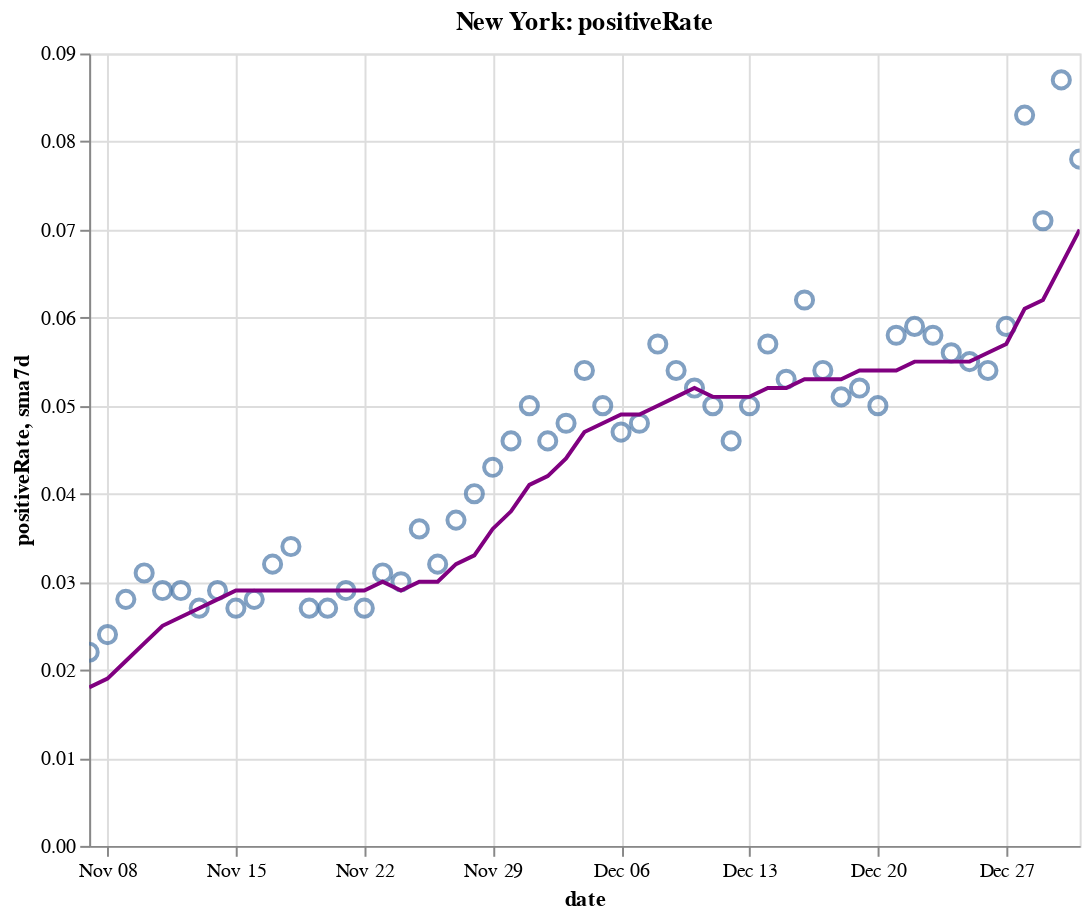

Write notebook code for a chart like this one.
### Code cell
create_plot(ny, 'positiveRate')

### Figure 1 — Vega-Lite specification as saved in the notebook (floating-point values rounded to 4 significant figures)
{"config": {"view": {"continuousWidth": 400, "continuousHeight": 300}}, "layer": [{"layer": [{"mark": {"type": "point", "size": 75}, "encoding": {"tooltip": [{"type": "temporal", "field": "date"}, {"type": "quantitative", "field": "positiveRate"}, {"type": "quantitative", "field": "sma7d"}], "x": {"type": "temporal", "field": "date"}, "y": {"type": "quantitative", "field": "positiveRate"}}, "selection": {"selector010": {"type": "interval", "bind": "scales", "encodings": ["x", "y"]}}}, {"mark": {"type": "line", "color": "purple"}, "encoding": {"x": {"type": "temporal", "field": "date"}, "y": {"type": "quantitative", "field": "sma7d"}}}]}, {"mark": {"type": "rule", "color": "#aaa"}, "encoding": {"x": {"type": "temporal", "field": "date"}}, "transform": [{"filter": {"selection": "selector009"}}]}, {"mark": "circle", "encoding": {"opacity": {"condition": {"value": 1, "selection": "selector009"}, "value": 0}, "tooltip": [{"type": "temporal", "field": "date"}, {"type": "quantitative", "field": "positiveRate"}, {"type": "quantitative", "field": "sma7d"}], "x": {"type": "temporal", "field": "date"}, "y": {"type": "quantitative", "field": "positiveRate"}}, "selection": {"selector009": {"type": "single", "encodings": ["x"], "on": "mouseover", "nearest": true, "empty": "none"}}}, {"mark": {"type": "text", "align": "left", "dx": 5, "dy": -5, "stroke": "white", "strokeWidth": 2}, "encoding": {"text": {"type": "quantitative", "field": "positiveRate"}, "tooltip": [{"type": "temporal", "field": "date"}, {"type": "quantitative", "field": "positiveRate"}, {"type": "quantitative", "field": "sma7d"}], "x": {"type": "temporal", "field": "date"}, "y": {"type": "quantitative", "field": "positiveRate"}}, "transform": [{"filter": {"selection": "selector009"}}]}, {"mark": {"type": "text", "align": "left", "dx": 5, "dy": -5}, "encoding": {"text": {"type": "quantitative", "field": "positiveRate"}, "tooltip": [{"type": "temporal", "field": "date"}, {"type": "quantitative", "field": "positiveRate"}, {"type": "quantitative", "field": "sma7d"}], "x": {"type": "temporal", "field": "date"}, "y": {"type": "quantitative", "field": "positiveRate"}}, "transform": [{"filter": {"selection": "selector009"}}]}], "data": {"name": "data-d478e00377c4d6a127797e117edb2d0e"}, "height": 400, "title": "New York: positiveRate", "width": 500, "$schema": "https://vega.github.io/schema/vega-lite/v4.8.1.json", "datasets": {"data-d478e00377c4d6a127797e117edb2d0e": [{"date": "2020-11-07T00:00:00", "totalTestResultsIncrease": 163300.0, "positiveIncrease": 3587.0, "death": 25930.0, "deathIncrease": 18.0, "positiveRate": 0.022, "state": "New York", "sma7d": 0.018}, {"date": "2020-11-08T00:00:00", "totalTestResultsIncrease": 145600.0, "positiveIncrease": 3428.0, "death": 25950.0, "deathIncrease": 19.0, "positiveRate": 0.024, "state": "New York", "sma7d": 0.019}, {"date": "2020-11-09T00:00:00", "totalTestResultsIncrease": 111400.0, "positiveIncrease": 3144.0, "death": 25970.0, "deathIncrease": 26.0, "positiveRate": 0.028, "state": "New York", "sma7d": 0.021}, {"date": "2020-11-10T00:00:00", "totalTestResultsIncrease": 128000.0, "positiveIncrease": 3965.0, "death": 26000.0, "deathIncrease": 32.0, "positiveRate": 0.031, "state": "New York", "sma7d": 0.023}, {"date": "2020-11-11T00:00:00", "totalTestResultsIncrease": 164300.0, "positiveIncrease": 4820.0, "death": 26030.0, "deathIncrease": 21.0, "positiveRate": 0.029, "state": "New York", "sma7d": 0.025}, {"date": "2020-11-12T00:00:00", "totalTestResultsIncrease": 162600.0, "positiveIncrease": 4797.0, "death": 26060.0, "deathIncrease": 29.0, "positiveRate": 0.029, "state": "New York", "sma7d": 0.026}, {"date": "2020-11-13T00:00:00", "totalTestResultsIncrease": 203700.0, "positiveIncrease": 5401.0, "death": 26080.0, "deathIncrease": 24.0, "positiveRate": 0.027, "state": "New York", "sma7d": 0.027}, {"date": "2020-11-14T00:00:00", "totalTestResultsIncrease": 184200.0, "positiveIncrease": 5388.0, "death": 26100.0, "deathIncrease": 24.0, "positiveRate": 0.029, "state": "New York", "sma7d": 0.028}, {"date": "2020-11-15T00:00:00", "totalTestResultsIncrease": 133200.0, "positiveIncrease": 3649.0, "death": 26130.0, "deathIncrease": 30.0, "positiveRate": 0.027, "state": "New York", "sma7d": 0.029}, {"date": "2020-11-16T00:00:00", "totalTestResultsIncrease": 124600.0, "positiveIncrease": 3490.0, "death": 26160.0, "deathIncrease": 26.0, "positiveRate": 0.028, "state": "New York", "sma7d": 0.029}, {"date": "2020-11-17T00:00:00", "totalTestResultsIncrease": 159900.0, "positiveIncrease": 5088.0, "death": 26190.0, "deathIncrease": 30.0, "positiveRate": 0.032, "state": "New York", "sma7d": 0.029}, {"date": "2020-11-18T00:00:00", "totalTestResultsIncrease": 154400.0, "positiveIncrease": 5294.0, "death": 26220.0, "deathIncrease": 36.0, "positiveRate": 0.034, "state": "New York", "sma7d": 0.029}, {"date": "2020-11-19T00:00:00", "totalTestResultsIncrease": 195200.0, "positiveIncrease": 5310.0, "death": 26260.0, "deathIncrease": 32.0, "positiveRate": 0.027, "state": "New York", "sma7d": 0.029}, {"date": "2020-11-20T00:00:00", "totalTestResultsIncrease": 205500.0, "positiveIncrease": 5468.0, "death": 26290.0, "deathIncrease": 35.0, "positiveRate": 0.027, "state": "New York", "sma7d": 0.029}, {"date": "2020-11-21T00:00:00", "totalTestResultsIncrease": 207900.0, "positiveIncrease": 5972.0, "death": 26330.0, "deathIncrease": 34.0, "positiveRate": 0.029, "state": "New York", "sma7d": 0.029}, {"date": "2020-11-22T00:00:00", "totalTestResultsIncrease": 196600.0, "positiveIncrease": 5392.0, "death": 26360.0, "deathIncrease": 31.0, "positiveRate": 0.027, "state": "New York", "sma7d": 0.029}, {"date": "2020-11-23T00:00:00", "totalTestResultsIncrease": 191500.0, "positiveIncrease": 5906.0, "death": 26390.0, "deathIncrease": 33.0, "positiveRate": 0.031, "state": "New York", "sma7d": 0.03}, {"date": "2020-11-24T00:00:00", "totalTestResultsIncrease": 164800.0, "positiveIncrease": 4881.0, "death": 26440.0, "deathIncrease": 51.0, "positiveRate": 0.03, "state": "New York", "sma7d": 0.029}, {"date": "2020-11-25T00:00:00", "totalTestResultsIncrease": 173100.0, "positiveIncrease": 6265.0, "death": 26480.0, "deathIncrease": 41.0, "positiveRate": 0.036, "state": "New York", "sma7d": 0.03}, {"date": "2020-11-26T00:00:00", "totalTestResultsIncrease": 217700.0, "positiveIncrease": 6933.0, "death": 26550.0, "deathIncrease": 67.0, "positiveRate": 0.032, "state": "New York", "sma7d": 0.03}, {"date": "2020-11-27T00:00:00", "totalTestResultsIncrease": 219400.0, "positiveIncrease": 8176.0, "death": 26590.0, "deathIncrease": 39.0, "positiveRate": 0.037, "state": "New York", "sma7d": 0.032}, {"date": "2020-11-28T00:00:00", "totalTestResultsIncrease": 152400.0, "positiveIncrease": 6063.0, "death": 26630.0, "deathIncrease": 44.0, "positiveRate": 0.04, "state": "New York", "sma7d": 0.033}, {"date": "2020-11-29T00:00:00", "totalTestResultsIncrease": 157300.0, "positiveIncrease": 6723.0, "death": 26690.0, "deathIncrease": 58.0, "positiveRate": 0.043, "state": "New York", "sma7d": 0.036}, {"date": "2020-11-30T00:00:00", "totalTestResultsIncrease": 149000.0, "positiveIncrease": 6819.0, "death": 26750.0, "deathIncrease": 57.0, "positiveRate": 0.046, "state": "New York", "sma7d": 0.038}, {"date": "2020-12-01T00:00:00", "totalTestResultsIncrease": 146700.0, "positiveIncrease": 7285.0, "death": 26820.0, "deathIncrease": 69.0, "positiveRate": 0.05, "state": "New York", "sma7d": 0.041}, {"date": "2020-12-02T00:00:00", "totalTestResultsIncrease": 193600.0, "positiveIncrease": 8973.0, "death": 26890.0, "deathIncrease": 73.0, "positiveRate": 0.046, "state": "New York", "sma7d": 0.042}, {"date": "2020-12-03T00:00:00", "totalTestResultsIncrease": 203400.0, "positiveIncrease": 9855.0, "death": 26960.0, "deathIncrease": 66.0, "positiveRate": 0.048, "state": "New York", "sma7d": 0.044}, {"date": "2020-12-04T00:00:00", "totalTestResultsIncrease": 208300.0, "positiveIncrease": 11270.0, "death": 27020.0, "deathIncrease": 62.0, "positiveRate": 0.054, "state": "New York", "sma7d": 0.047}, {"date": "2020-12-05T00:00:00", "totalTestResultsIncrease": 215400.0, "positiveIncrease": 10760.0, "death": 27090.0, "deathIncrease": 72.0, "positiveRate": 0.05, "state": "New York", "sma7d": 0.048}, {"date": "2020-12-06T00:00:00", "totalTestResultsIncrease": 205800.0, "positiveIncrease": 9702.0, "death": 27150.0, "deathIncrease": 60.0, "positiveRate": 0.047, "state": "New York", "sma7d": 0.049}, {"date": "2020-12-07T00:00:00", "totalTestResultsIncrease": 152300.0, "positiveIncrease": 7302.0, "death": 27230.0, "deathIncrease": 83.0, "positiveRate": 0.048, "state": "New York", "sma7d": 0.049}, {"date": "2020-12-08T00:00:00", "totalTestResultsIncrease": 162500.0, "positiveIncrease": 9335.0, "death": 27310.0, "deathIncrease": 75.0, "positiveRate": 0.057, "state": "New York", "sma7d": 0.05}, {"date": "2020-12-09T00:00:00", "totalTestResultsIncrease": 194600.0, "positiveIncrease": 10600.0, "death": 27400.0, "deathIncrease": 97.0, "positiveRate": 0.054, "state": "New York", "sma7d": 0.051}, {"date": "2020-12-10T00:00:00", "totalTestResultsIncrease": 197400.0, "positiveIncrease": 10180.0, "death": 27500.0, "deathIncrease": 94.0, "positiveRate": 0.052, "state": "New York", "sma7d": 0.052}, {"date": "2020-12-11T00:00:00", "totalTestResultsIncrease": 212700.0, "positiveIncrease": 10600.0, "death": 27590.0, "deathIncrease": 89.0, "positiveRate": 0.05, "state": "New York", "sma7d": 0.051}, {"date": "2020-12-12T00:00:00", "totalTestResultsIncrease": 242900.0, "positiveIncrease": 11130.0, "death": 27680.0, "deathIncrease": 88.0, "positiveRate": 0.046, "state": "New York", "sma7d": 0.051}, {"date": "2020-12-13T00:00:00", "totalTestResultsIncrease": 205200.0, "positiveIncrease": 10190.0, "death": 27780.0, "deathIncrease": 110.0, "positiveRate": 0.05, "state": "New York", "sma7d": 0.051}, {"date": "2020-12-14T00:00:00", "totalTestResultsIncrease": 159800.0, "positiveIncrease": 9044.0, "death": 27870.0, "deathIncrease": 85.0, "positiveRate": 0.057, "state": "New York", "sma7d": 0.052}, {"date": "2020-12-15T00:00:00", "totalTestResultsIncrease": 194200.0, "positiveIncrease": 10350.0, "death": 28000.0, "deathIncrease": 132.0, "positiveRate": 0.053, "state": "New York", "sma7d": 0.052}, {"date": "2020-12-16T00:00:00", "totalTestResultsIncrease": 160900.0, "positiveIncrease": 9998.0, "death": 28100.0, "deathIncrease": 98.0, "positiveRate": 0.062, "state": "New York", "sma7d": 0.053}, {"date": "2020-12-17T00:00:00", "totalTestResultsIncrease": 202800.0, "positiveIncrease": 10910.0, "death": 28220.0, "deathIncrease": 122.0, "positiveRate": 0.054, "state": "New York", "sma7d": 0.053}, {"date": "2020-12-18T00:00:00", "totalTestResultsIncrease": 249400.0, "positiveIncrease": 12700.0, "death": 28340.0, "deathIncrease": 122.0, "positiveRate": 0.051, "state": "New York", "sma7d": 0.053}, {"date": "2020-12-19T00:00:00", "totalTestResultsIncrease": 191500.0, "positiveIncrease": 9919.0, "death": 28470.0, "deathIncrease": 130.0, "positiveRate": 0.052, "state": "New York", "sma7d": 0.054}, {"date": "2020-12-20T00:00:00", "totalTestResultsIncrease": 197300.0, "positiveIncrease": 9957.0, "death": 28600.0, "deathIncrease": 124.0, "positiveRate": 0.05, "state": "New York", "sma7d": 0.054}, {"date": "2020-12-21T00:00:00", "totalTestResultsIncrease": 156500.0, "positiveIncrease": 9007.0, "death": 28710.0, "deathIncrease": 111.0, "positiveRate": 0.058, "state": "New York", "sma7d": 0.054}, {"date": "2020-12-22T00:00:00", "totalTestResultsIncrease": 164900.0, "positiveIncrease": 9716.0, "death": 28850.0, "deathIncrease": 141.0, "positiveRate": 0.059, "state": "New York", "sma7d": 0.055}, {"date": "2020-12-23T00:00:00", "totalTestResultsIncrease": 204400.0, "positiveIncrease": 11940.0, "death": 29020.0, "deathIncrease": 166.0, "positiveRate": 0.058, "state": "New York", "sma7d": 0.055}, {"date": "2020-12-24T00:00:00", "totalTestResultsIncrease": 226300.0, "positiveIncrease": 12570.0, "death": 29150.0, "deathIncrease": 133.0, "positiveRate": 0.056, "state": "New York", "sma7d": 0.055}, {"date": "2020-12-25T00:00:00", "totalTestResultsIncrease": 226600.0, "positiveIncrease": 12450.0, "death": 29270.0, "deathIncrease": 121.0, "positiveRate": 0.055, "state": "New York", "sma7d": 0.055}, {"date": "2020-12-26T00:00:00", "totalTestResultsIncrease": 201400.0, "positiveIncrease": 10810.0, "death": 29400.0, "deathIncrease": 126.0, "positiveRate": 0.054, "state": "New York", "sma7d": 0.056}, {"date": "2020-12-27T00:00:00", "totalTestResultsIncrease": 130300.0, "positiveIncrease": 7623.0, "death": 29510.0, "deathIncrease": 115.0, "positiveRate": 0.059, "state": "New York", "sma7d": 0.057}, {"date": "2020-12-28T00:00:00", "totalTestResultsIncrease": 124900.0, "positiveIncrease": 10410.0, "death": 29630.0, "deathIncrease": 118.0, "positiveRate": 0.083, "state": "New York", "sma7d": 0.061}, {"date": "2020-12-29T00:00:00", "totalTestResultsIncrease": 160200.0, "positiveIncrease": 11440.0, "death": 29760.0, "deathIncrease": 127.0, "positiveRate": 0.071, "state": "New York", "sma7d": 0.062}, {"date": "2020-12-30T00:00:00", "totalTestResultsIncrease": 154900.0, "positiveIncrease": 13420.0, "death": 29900.0, "deathIncrease": 149.0, "positiveRate": 0.087, "state": "New York", "sma7d": 0.066}, {"date": "2020-12-31T00:00:00", "totalTestResultsIncrease": 216600.0, "positiveIncrease": 16800.0, "death": 30040.0, "deathIncrease": 135.0, "positiveRate": 0.078, "state": "New York", "sma7d": 0.07}]}}
